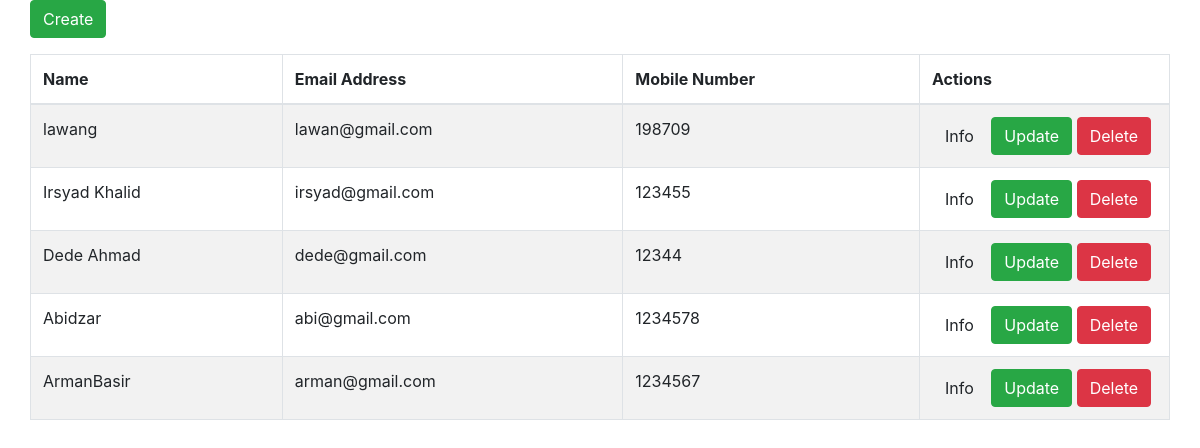
The page / on the database its author committed.
### tables this page shows
CREATE TABLE `customers` (
  `id` int(11) NOT NULL,
  `name` varchar(100) NOT NULL,
  `email` varchar(100) NOT NULL,
  `mobile` varchar(100) NOT NULL
);

### index.php (the view, shortened to what this page needs)
<!DOCTYPE html>
<html lang="en">
<head>
	<link href="bootstrap.min.css" rel="stylesheet">
</head>
<body>
	<div class="container">
<div class="row">
	<p>
		<a href ="create.php" button class="btn btn-success">Create</button></a>
	</p>
	<table class="table table-striped table-bordered">
		<thead>
			<tr>
				<th>Name</th>
				<th>Email Address</th>
				<th>Mobile Number</th>
				<th>Actions</th>
			</tr>
		</thead>
		<tbody>
			<?php
			$pdo = Database::connect();
			$sql = 'SELECT * FROM customers ORDER BY id DESC';
			foreach ($pdo->query($sql) as $row){
				echo '<tr>';
				echo '<td>'. $row['name'] . '</td>';
				echo '<td>'. $row['email'] . '</td>';
				echo '<td>'. $row['mobile'] . '</td>';
				echo '<td width=250>';
				echo '<a class="btn" href="read.php?id='.$row['id'].'">Info</a>';
				echo '<a class="btn btn-success" href="update.php?id='.$row['id'].'">Update</a>';
				echo '<a class="btn btn-danger" href="delete.php?id='.$row['id'].'">Delete</a>';
				echo '</td>';
			}
			?>
		</tbody>
	</table>
</div>
</body>
</html>

### rows shown on the page
customers: name "lawang", email "lawan@gmail.com", mobile "198709"
customers: name "Irsyad Khalid", email "irsyad@gmail.com", mobile "123455"
customers: name "Dede Ahmad", email "dede@gmail.com", mobile "12344"
customers: name "Abidzar", email "abi@gmail.com", mobile "1234578"
customers: name "ArmanBasir", email "arman@gmail.com", mobile "1234567"
